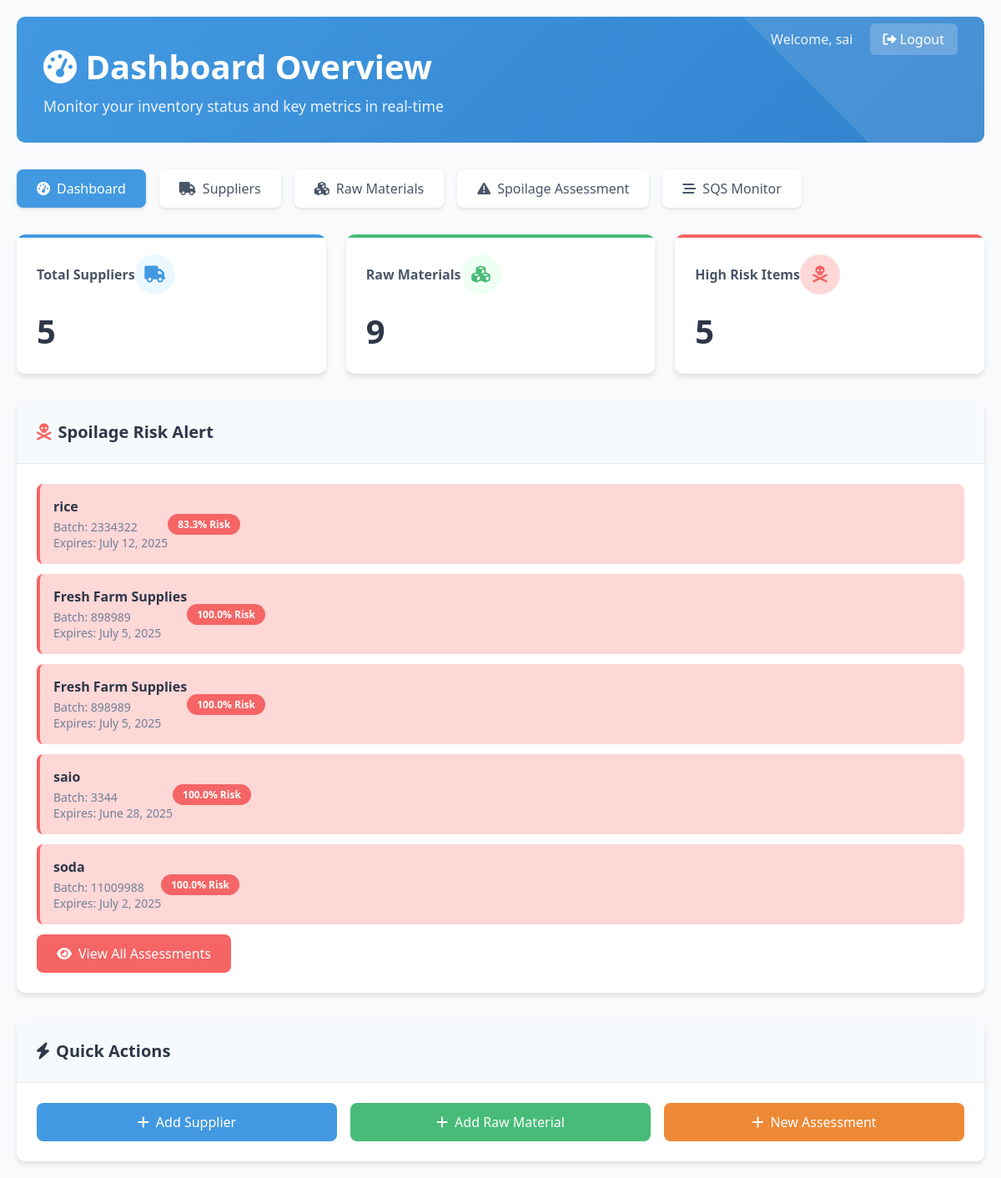
/dashboard/ (signed in), run on the app's committed database.
### inventory_app/models.py (models this page shows, shortened)
class SpoilageAssessment(models.Model):
    raw_material = models.ForeignKey(RawMaterial, on_delete=models.CASCADE)
    user = models.ForeignKey(User, on_delete=models.CASCADE)
    assessment_date = models.DateField(auto_now_add=True)
    avg_temp = models.FloatField(default=25.0, help_text="Average temperature (°C)")
    days_stored = models.IntegerField(default=0, help_text="Days stored")
    spoilage_risk = models.FloatField(default=0.0, help_text="Spoilage risk percentage (0-100)")
    notification_sent = models.BooleanField(default=False, help_text="Whether an SNS notification has been sent")

class RawMaterial(models.Model):
    name = models.CharField(max_length=100)
    batch_id = models.CharField(max_length=50, unique=True)
    supplier = models.ForeignKey(Supplier, on_delete=models.CASCADE)
    expiry = models.DateField()
    quantity = models.FloatField()
    invoice = models.FileField(upload_to='invoices/', null=True, blank=True)

### inventory_app/views.py (the view)
# urls.py: path('dashboard/', views.dashboard, name='dashboard'),
@login_required
def dashboard(request):
    low_stock = StockEntry.objects.filter(quantity__lt=10)
    high_risk = SpoilageAssessment.objects.filter(spoilage_risk__gt=70)
    supplier_count = Supplier.objects.count()
    rawmaterial_count = RawMaterial.objects.count()
    spoilage_alarm_state = None
    stock_alarm_state = None
    try:
        spoilage_alarm_state = aws_services.get_alarm_state('HighSpoilageRiskAlarm')
        stock_alarm_state = aws_services.get_alarm_state('LowStockAlarm')
    except Exception as e:
        print(f"CloudWatch alarm error: {e}")
    return render(request, 'dashboard_beautiful.html', {
        'low_stock': low_stock,
        'high_risk': high_risk,
        'supplier_count': supplier_count,
        'rawmaterial_count': rawmaterial_count,
        'spoilage_alarm_state': spoilage_alarm_state,
        'stock_alarm_state': stock_alarm_state
    })

### inventory_app/aws_services.py (called while the page is built)
    def get_alarm_state(self, alarm_name):
        try:
            response = self.cloudwatch.describe_alarms(AlarmNames=[alarm_name])
            if response['MetricAlarms']:
                return response['MetricAlarms'][0]['StateValue']
            return None
        except Exception as e:
            return None

### inventory_app/templates/dashboard_beautiful.html (shortened to what this page needs)
<!DOCTYPE html>
<html>
<head>
    <link href="https://cdnjs.cloudflare.com/ajax/libs/font-awesome/6.0.0/css/all.min.css" rel="stylesheet">
</head>
<body>
    <div class="container">
        <div class="header">
            <div class="welcome">
                <span>Welcome, {{ request.user.username }}</span>
                <a href="{% url 'logout' %}"><i class="fas fa-sign-out-alt"></i> Logout</a>
            </div>
            <h1><i class="fas fa-tachometer-alt"></i> Dashboard Overview</h1>
            <p>Monitor your inventory status and key metrics in real-time</p>
        </div>
        <div class="nav-menu">
            <a href="{% url 'dashboard' %}" class="nav-item active">
                <i class="fas fa-tachometer-alt"></i> Dashboard
            </a>
            <a href="{% url 'supplier_list' %}" class="nav-item">
                <i class="fas fa-truck"></i> Suppliers
            </a>
            <a href="{% url 'rawmaterial_list' %}" class="nav-item">
                <i class="fas fa-cubes"></i> Raw Materials
            </a>
            <a href="{% url 'spoilageassessment_list' %}" class="nav-item">
                <i class="fas fa-exclamation-triangle"></i> Spoilage Assessment
            </a>
            <a href="{% url 'sqs_monitor' %}" class="nav-item">
                <i class="fas fa-stream"></i> SQS Monitor
            </a>
        </div>
        <div class="stats-grid">
            <div class="stat-card primary">
                <div class="stat-header">
                    <div class="stat-title">Total Suppliers</div>
                    <div class="stat-icon primary">
                        <i class="fas fa-truck"></i>
                    </div>
                </div>
                <div class="stat-value">{{ supplier_count }}</div>
            </div>
            <div class="stat-card success">
                <div class="stat-header">
                    <div class="stat-title">Raw Materials</div>
                    <div class="stat-icon success">
                        <i class="fas fa-cubes"></i>
                    </div>
                </div>
                <div class="stat-value">{{ rawmaterial_count }}</div>
            </div>
            <div class="stat-card danger">
                <div class="stat-header">
                    <div class="stat-title">High Risk Items</div>
                    <div class="stat-icon danger">
                        <i class="fas fa-skull-crossbones"></i>
                    </div>
                </div>
                <div class="stat-value">{{ high_risk|length }}</div>
            </div>
        </div>
        <div class="card" style="margin-bottom: 2rem;">
            <div class="card-header">
                <h3 class="card-title">
                    <i class="fas fa-skull-crossbones" style="color: #f56565;"></i>
                    Spoilage Risk Alert
                </h3>
            </div>
            <div class="card-content">
                {% if high_risk %}
                    {% for assessment in high_risk %}
                        <div class="alert-item danger">
                            <div class="alert-info">
                                <h4>{{ assessment.raw_material.name }}</h4>
                                <p>Batch: {{ assessment.raw_material.batch_id }}</p>
                                <p>Expires: {{ assessment.raw_material.expiry }}</p>
                            </div>
                            <span class="alert-badge danger">{{ assessment.spoilage_risk|floatformat:1 }}% Risk</span>
                        </div>
                    {% endfor %}
                    <a href="{% url 'spoilageassessment_list' %}" class="btn btn-danger">
                        <i class="fas fa-eye"></i> View All Assessments
                    </a>
                {% else %}
                    <div class="empty-state">
                        <i class="fas fa-shield-alt"></i>
                        <h3>No high-risk items detected!</h3>
                        <p>All materials are within safe spoilage thresholds.</p>
                    </div>
                {% endif %}
            </div>
        </div>
        <div class="card">
            <div class="card-header">
                <h3 class="card-title">
                    <i class="fas fa-bolt"></i>
                    Quick Actions
                </h3>
            </div>
            <div class="card-content">
                <div class="actions-grid">
                    <a href="{% url 'supplier_create' %}" class="btn btn-primary">
                        <i class="fas fa-plus"></i> Add Supplier
                    </a>
                    <a href="{% url 'rawmaterial_create' %}" class="btn btn-success">
                        <i class="fas fa-plus"></i> Add Raw Material
                    </a>
                    <a href="{% url 'spoilageassessment_create' %}" class="btn btn-warning">
                        <i class="fas fa-plus"></i> New Assessment
                    </a>
                </div>
            </div>
        </div>
    </div>
</body>
</html>

### inventory_app/templates/dashboard_beautiful.html (style rules this page uses)
* { margin: 0; padding: 0; box-sizing: border-box; }
body { font-family: 'Segoe UI', Tahoma, Geneva, Verdana, sans-serif; background: #f8fafc; color: #2d3748; }
.container { max-width: 1400px; margin: 0 auto; padding: 20px; }
.header { background: linear-gradient(135deg, #4299e1 0%, #3182ce 100%); color: white; padding: 2rem; border-radius: 10px; margin-bottom: 2rem; position: relative; overflow: hidden; }
.header::before { content: ''; position: absolute; top: -50%; right: -50%; width: 100%; height: 200%; background: rgba(255,255,255,0.1); transform: rotate(45deg); }
.header h1 { font-size: 2.5rem; margin-bottom: 0.5rem; position: relative; z-index: 1; }
.header p { opacity: 0.9; font-size: 1.1rem; position: relative; z-index: 1; }
.header .welcome { position: absolute; top: 1rem; right: 2rem; z-index: 1; }
.header .welcome span { opacity: 0.9; }
.header .welcome a { color: white; text-decoration: none; margin-left: 1rem; padding: 0.5rem 1rem; background: rgba(255,255,255,0.2); border-radius: 6px; transition: all 0.2s; }
.nav-menu { display: flex; gap: 1rem; margin-bottom: 2rem; flex-wrap: wrap; }
.nav-item { display: flex; align-items: center; gap: 0.5rem; padding: 0.75rem 1.5rem; background: white; border-radius: 8px; text-decoration: none; color: #4a5568; font-weight: 500; box-shadow: 0 2px 4px rgba(0,0,0,0.1); transition: all 0.2s; }
.nav-item.active { background: #4299e1; color: white; }
.stats-grid { display: grid; grid-template-columns: repeat(auto-fit, minmax(250px, 1fr)); gap: 1.5rem; margin-bottom: 2rem; }
.stat-card { background: white; border-radius: 10px; padding: 1.5rem; box-shadow: 0 4px 6px rgba(0,0,0,0.1); position: relative; overflow: hidden; }
.stat-card::before { content: ''; position: absolute; top: 0; left: 0; right: 0; height: 4px; }
.stat-card.primary::before { background: #4299e1; }
.stat-card.success::before { background: #48bb78; }
.stat-card.danger::before { background: #f56565; }
.stat-header { display: flex; justify-content: between; align-items: center; margin-bottom: 1rem; }
.stat-title { font-weight: 600; color: #4a5568; }
.stat-icon { width: 3rem; height: 3rem; border-radius: 50%; display: flex; align-items: center; justify-content: center; font-size: 1.25rem; }
.stat-icon.primary { background: #ebf8ff; color: #4299e1; }
.stat-icon.success { background: #f0fff4; color: #48bb78; }
.stat-icon.danger { background: #fed7d7; color: #f56565; }
.stat-value { font-size: 2.5rem; font-weight: bold; color: #2d3748; }
.card { background: white; border-radius: 10px; box-shadow: 0 4px 6px rgba(0,0,0,0.1); overflow: hidden; }
.card-header { padding: 1.5rem; border-bottom: 1px solid #e2e8f0; background: #f7fafc; }
.card-title { font-size: 1.25rem; font-weight: 600; color: #2d3748; display: flex; align-items: center; gap: 0.5rem; }
.card-content { padding: 1.5rem; }
.alert-item { display: flex; justify-content: between; align-items: center; padding: 1rem; margin-bottom: 0.75rem; border-radius: 8px; border-left: 4px solid; }
.alert-item.danger { background: #fed7d7; border-color: #f56565; }
.alert-info h4 { font-weight: 600; margin-bottom: 0.25rem; }
.alert-info p { font-size: 0.875rem; color: #718096; }
.alert-badge { padding: 0.25rem 0.75rem; border-radius: 9999px; font-size: 0.75rem; font-weight: 600; }
.alert-badge.danger { background: #f56565; color: white; }
.actions-grid { display: grid; grid-template-columns: repeat(auto-fit, minmax(200px, 1fr)); gap: 1rem; }
.btn { display: inline-flex; align-items: center; justify-content: center; gap: 0.5rem; padding: 0.75rem 1.5rem; border-radius: 8px; text-decoration: none; font-weight: 500; border: none; cursor: pointer; transition: all 0.2s; }
.btn-primary { background: #4299e1; color: white; }
.btn-success { background: #48bb78; color: white; }
.btn-warning { background: #ed8936; color: white; }
.btn-danger { background: #f56565; color: white; }

### data on the page
SpoilageAssessment: raw_material.name "rice", raw_material.batch_id "2334322", raw_material.expiry "July 12, 2025", spoilage_risk "83.3"
SpoilageAssessment: raw_material.name "Fresh Farm Supplies", raw_material.batch_id "898989", raw_material.expiry "July 5, 2025", spoilage_risk "100.0"
SpoilageAssessment: raw_material.name "Fresh Farm Supplies", raw_material.batch_id "898989", raw_material.expiry "July 5, 2025", spoilage_risk "100.0"
SpoilageAssessment: raw_material.name "saio", raw_material.batch_id "3344", raw_material.expiry "June 28, 2025", spoilage_risk "100.0"
SpoilageAssessment: raw_material.name "soda", raw_material.batch_id "11009988", raw_material.expiry "July 2, 2025", spoilage_risk "100.0"

### other printed values
{{ request.user.username }} "sai"
{{ supplier_count }} "5"
{{ rawmaterial_count }} "9"
{{ high_risk|length }} "5"
